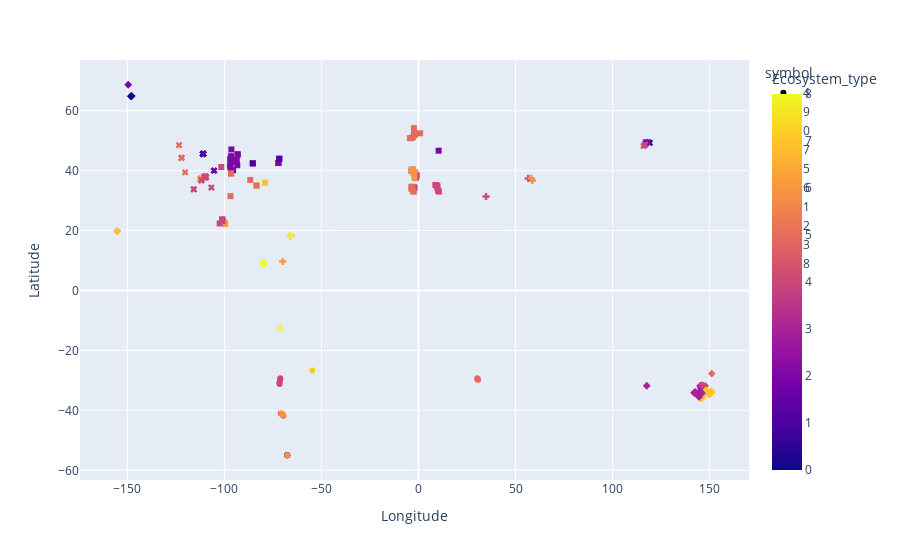

The code cell stored with this chart in its notebook:
### Code cell
df3 = pd.DataFrame(df, columns=['Longitude', 'Latitude', 'Ecosystem_type'])
lb_make = LabelEncoder()
df3['Ecosystem_type'] = lb_make.fit_transform(df3['Ecosystem_type'])
kmeans = KMeans(n_clusters=10).fit_predict(df3)
px.scatter(df3, x='Longitude', y="Latitude", color="Ecosystem_type", symbol=kmeans)

### Figure 1 — Plotly figure (JSON) as saved in the notebook; plotly's stock layout.template omitted (floating-point values rounded to 4 significant figures)
{"data": [{"hovertemplate": "symbol=4<br>Longitude=%{x}<br>Latitude=%{y}<br>Ecosystem_type=%{marker.color}<extra></extra>", "legendgroup": "4", "marker": {"color": [7, 5, 5, 6, 6, 4, 4, 4, 4, 1, 1, 1, 6], "coloraxis": "coloraxis", "symbol": "circle"}, "mode": "markers", "name": "4", "orientation": "v", "showlegend": true, "type": "scatter", "x": [-54.68, -69.68, -71.06, -70.08, -70.52, -71.24, -71.25, -71.66, -71.59, -67.64, -67.64, -67.63, -67.63], "xaxis": "x", "y": [-26.73, -41.81, -41.0, -41.25, -41.03, -29.31, -29.75, -30.66, -31.2, -54.93, -54.95, -54.96, -54.97], "yaxis": "y"}, {"hovertemplate": "symbol=9<br>Longitude=%{x}<br>Latitude=%{y}<br>Ecosystem_type=%{marker.color}<extra></extra>", "legendgroup": "9", "marker": {"color": [0, 5, 7, 0, 0, 2], "coloraxis": "coloraxis", "symbol": "diamond"}, "mode": "markers", "name": "9", "orientation": "v", "showlegend": true, "type": "scatter", "x": [-148.2, -155.3, -155.3, -147.8, -147.8, -149.6], "xaxis": "x", "y": [64.8, 19.81, 19.81, 64.85, 64.85, 68.63], "yaxis": "y"}, {"hovertemplate": "symbol=0<br>Longitude=%{x}<br>Latitude=%{y}<br>Ecosystem_type=%{marker.color}<extra></extra>", "legendgroup": "0", "marker": {"color": [1, 7, 7, 2, 5, 2, 1, 2, 1, 5, 1, 2, 7, 5, 4, 5, 2, 5, 2, 2, 2, 2, 2, 2, 2, 2, 2, 2, 5, 2, 6, 4, 4, 6, 4, 4, 4, 4], "coloraxis": "coloraxis", "symbol": "square"}, "mode": "markers", "name": "0", "orientation": "v", "showlegend": true, "type": "scatter", "x": [-72.19, -96.57, -83.5, -72.19, -83.5, -71.75, -71.75, -85.4, -85.4, -96.57, -93.2, -93.2, -79.08, -86.7, -101.6, -96.58, -93.39, -96.88, -95.54, -96.52, -96.81, -97.11, -95.58, -93.66, -96.97, -96.78, -96.71, -96.43, -96.6, -96.57, -99.66, -100.9, -100.4, -99.89, -101.1, -101.3, -101.2, -102.5], "xaxis": "x", "y": [42.53, 39.09, 35, 42.53, 35, 43.94, 43.94, 42.4, 42.4, 39.09, 45.4, 45.4, 35.97, 36.87, 41.2, 39.07, 41.79, 31.48, 40.15, 40.16, 40.87, 41.61, 42.88, 43.51, 43.55, 44.04, 44.26, 47.05, 39.1, 44.8, 22.25, 23.6, 22.64, 22.65, 23.25, 23.2, 23.74, 22.35], "yaxis": "y"}, {"hovertemplate": "symbol=7<br>Longitude=%{x}<br>Latitude=%{y}<br>Ecosystem_type=%{marker.color}<extra></extra>", "legendgroup": "7", "marker": {"color": [5, 1, 2, 5, 5, 5, 1, 1, 1, 1, 1, 1, 1, 1, 1, 1, 4, 6, 4, 4, 4, 6, 4, 4, 4, 4, 4], "coloraxis": "coloraxis", "symbol": "x"}, "mode": "markers", "name": "7", "orientation": "v", "showlegend": true, "type": "scatter", "x": [-122.3, -105.4, -105.4, -123.4, -120.2, -122.0, -111.0, -111.0, -111.0, -111.0, -111.0, -111.0, -111.0, -111.0, -111.0, -111.0, -106.7, -112.6, -109.7, -109.9, -111.7, -112.0, -109.4, -110.5, -111.9, -115.8, -115.8], "xaxis": "x", "y": [44.21, 39.99, 39.99, 48.46, 39.43, 44.28, 45.57, 45.57, 45.57, 45.57, 45.57, 45.57, 45.57, 45.57, 45.57, 45.57, 34.33, 37.11, 38.17, 37.58, 37.09, 37.51, 37.73, 38.0, 36.69, 33.75, 33.75], "yaxis": "y"}, {"hovertemplate": "symbol=5<br>Longitude=%{x}<br>Latitude=%{y}<br>Ecosystem_type=%{marker.color}<extra></extra>", "legendgroup": "5", "marker": {"color": [5, 8, 8, 8, 8, 8, 8, 8, 6], "coloraxis": "coloraxis", "symbol": "cross"}, "mode": "markers", "name": "5", "orientation": "v", "showlegend": true, "type": "scatter", "x": [-65.8, -65.8, -79.74, -79.74, -79.77, -71.23, -79.86, -79.75, -69.95], "xaxis": "x", "y": [18.3, 18.3, 9.156, 9.161, 9.158, -12.63, 9.151, 9.162, 9.666], "yaxis": "y"}, {"hovertemplate": "symbol=6<br>Longitude=%{x}<br>Latitude=%{y}<br>Ecosystem_type=%{marker.color}<extra></extra>", "legendgroup": "6", "marker": {"color": [5, 5, 5], "coloraxis": "coloraxis", "symbol": "circle"}, "mode": "markers", "name": "6", "orientation": "v", "showlegend": true, "type": "scatter", "x": [30.72, 30.29, 30.4], "xaxis": "x", "y": [-29.81, -29.28, -29.67], "yaxis": "y"}, {"hovertemplate": "symbol=1<br>Longitude=%{x}<br>Latitude=%{y}<br>Ecosystem_type=%{marker.color}<extra></extra>", "legendgroup": "1", "marker": {"color": [5, 3, 3, 3, 3, 3, 3, 3, 3, 3, 3, 3, 3, 3, 3, 3, 3, 3, 3, 3, 3, 3, 3, 3, 3, 3, 3, 3, 3, 3, 3, 3, 3, 3, 3, 3, 3, 3, 3, 3, 3, 3, 3, 7, 7, 7, 7, 7, 7, 3, 3, 3, 3, 3, 3, 3, 3, 3, 3, 3, 3, 4, 4, 7, 3, 3, 7, 7, 7, 7, 7, 7, 7, 7, 7, 7, 7, 7, 7, 3, 3, 7, 7, 3, 3], "coloraxis": "coloraxis", "symbol": "diamond"}, "mode": "markers", "name": "1", "orientation": "v", "showlegend": true, "type": "scatter", "x": [151.1, 117.6, 146.2, 146.2, 145.8, 144.5, 145.8, 146.3, 144.8, 144.8, 146.2, 144.9, 144.8, 144.8, 145.6, 145.6, 146.4, 145.8, 145.6, 145.7, 145.3, 145.3, 145.6, 145.6, 145.8, 145.8, 145.7, 145.6, 145.6, 146.5, 146.5, 146.0, 145.9, 146.5, 145.6, 145.9, 145.7, 145.3, 146.0, 146.0, 145.8, 145.8, 145.8, 145.9, 145.9, 145.7, 145.7, 145.6, 145.6, 144.6, 144.6, 144.6, 144.6, 145.7, 144.5, 144.5, 142.6, 142.5, 142.5, 142.5, 142.7, 146.3, 147.7, 147.4, 146.2, 146.3, 146.6, 146.9, 147.4, 149.9, 150.9, 150.8, 148.9, 148.9, 148.6, 148.2, 148.2, 148.2, 150.2, 145.7, 146.1, 151.0, 151.1, 142.1, 142.2], "xaxis": "x", "y": [-27.73, -31.78, -34.71, -34.71, -33.36, -35.34, -34.52, -34.65, -35.41, -35.41, -34.53, -35.5, -35.49, -35.49, -33.46, -33.46, -34.56, -33.35, -33.47, -33.35, -31.87, -31.84, -32.63, -32.64, -33.99, -33.98, -33.99, -33.8, -33.79, -34.8, -34.83, -34.76, -34.75, -34.81, -33.84, -34.8, -32.63, -31.88, -34.55, -34.56, -34.56, -34.57, -34.54, -35.93, -35.95, -35.95, -35.92, -35.88, -35.86, -35.36, -35.35, -35.33, -35.35, -34.52, -35.39, -35.35, -34.2, -34.25, -34.02, -33.96, -33.93, -31.56, -31.86, -33.84, -34.36, -34.42, -34.28, -34.35, -34.44, -34.74, -33.65, -33.62, -34.36, -33.98, -33.83, -33.51, -33.73, -33.32, -34.51, -34, -34.25, -33.91, -33.98, -34.13, -34.16], "yaxis": "y"}, {"hovertemplate": "symbol=2<br>Longitude=%{x}<br>Latitude=%{y}<br>Ecosystem_type=%{marker.color}<extra></extra>", "legendgroup": "2", "marker": {"color": [2, 5, 5, 5, 5, 5, 5, 5, 5, 5, 5, 5, 5, 5, 5, 5, 5, 4, 5, 5, 5, 5, 5, 5, 4, 4, 5, 4, 5, 4, 4, 4, 4, 6, 4, 6, 4, 6, 6, 6, 4, 4, 4, 4, 4, 4], "coloraxis": "coloraxis", "symbol": "square"}, "mode": "markers", "name": "2", "orientation": "v", "showlegend": true, "type": "scatter", "x": [10.37, -2.285, -2.067, -2.079, -2.008, -2.033, -2.9, -2.341, -3.876, -4.428, 0.8192, -2.004, -2.423, -2.373, -2.193, -3.374, -3.639, -1.999, -3.559, -2.729, -3.465, -2.231, -2.901, -3.419, -3.619, -1.674, -2.515, -1.199, -2.877, -1.718, -1.837, -1.785, -0.9632, -3.389, -1.232, -1.802, -1.527, -2.345, -2.879, -2.04, 9.647, 8.674, 9.974, 9.117, 9.718, 10.5], "xaxis": "x", "y": [46.63, 52.05, 52.17, 52.24, 52.25, 52.28, 51.07, 54.17, 50.81, 50.84, 52.44, 51.81, 33.05, 34.16, 34.43, 33.98, 34.47, 34.31, 33.93, 33.07, 34.63, 39.05, 40.07, 40.21, 39.99, 37.82, 39.21, 38.59, 40.35, 38.79, 37.72, 37.73, 38.31, 40.37, 37.59, 39.54, 38.07, 39.13, 40.02, 37.63, 34.49, 35.17, 33.52, 35.16, 34.96, 32.98], "yaxis": "y"}, {"hovertemplate": "symbol=3<br>Longitude=%{x}<br>Latitude=%{y}<br>Ecosystem_type=%{marker.color}<extra></extra>", "legendgroup": "3", "marker": {"color": [0, 2, 2, 2, 4, 4], "coloraxis": "coloraxis", "symbol": "x"}, "mode": "markers", "name": "3", "orientation": "v", "showlegend": true, "type": "scatter", "x": [119.2, 118.4, 117.3, 117.0, 116.8, 116.0], "xaxis": "x", "y": [49.26, 49.49, 49.53, 49.03, 48.61, 48.22], "yaxis": "y"}, {"hovertemplate": "symbol=8<br>Longitude=%{x}<br>Latitude=%{y}<br>Ecosystem_type=%{marker.color}<extra></extra>", "legendgroup": "8", "marker": {"color": [6, 4, 6, 4], "coloraxis": "coloraxis", "symbol": "cross"}, "mode": "markers", "name": "8", "orientation": "v", "showlegend": true, "type": "scatter", "x": [58.67, 56.56, 58.11, 34.82], "xaxis": "x", "y": [36.7, 37.37, 37.43, 31.36], "yaxis": "y"}], "layout": {"coloraxis": {"colorbar": {"title": {"text": "Ecosystem_type"}}, "colorscale": [[0, "#0d0887"], [0.1111, "#46039f"], [0.2222, "#7201a8"], [0.3333, "#9c179e"], [0.4444, "#bd3786"], [0.5556, "#d8576b"], [0.6667, "#ed7953"], [0.7778, "#fb9f3a"], [0.8889, "#fdca26"], [1, "#f0f921"]]}, "legend": {"title": {"text": "symbol"}, "tracegroupgap": 0}, "margin": {"t": 60}, "xaxis": {"anchor": "y", "domain": [0, 1], "title": {"text": "Longitude"}}, "yaxis": {"anchor": "x", "domain": [0, 1], "title": {"text": "Latitude"}}}}
